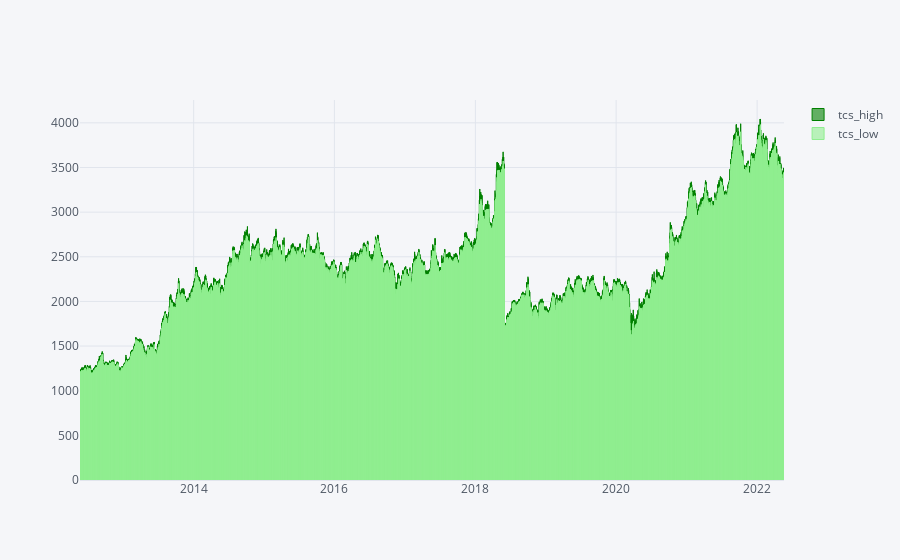

The notebook cell saved with this chart:
### Markdown cell above
## High vs Low - TCS

### Code cell
plt.style.use("dark_background")
h_l_tcs=pd.DataFrame()
h_l_tcs["tcs_high"]=pd.Series(df.High)
h_l_tcs["tcs_low"]=pd.Series(df.Low)
h_l_tcs["Date"]=df.Date
h_l_tcs=h_l_tcs.set_index(["Date"])
h_l_tcs.iplot(kind="bar",color=["green","lightgreen"])

### Figure 1 — Plotly figure (JSON) as saved in the notebook; plotly's stock layout.template omitted (floating-point values rounded to 4 significant figures; data arrays with more than 128 entries replaced by an {"elided": "..."} marker saying what was removed)
{"data": [{"marker": {"color": "rgba(0, 128, 0, 0.6)", "line": {"color": "rgba(0, 128, 0, 1.0)", "width": 1}}, "name": "tcs_high", "orientation": "v", "text": "", "type": "bar", "x": {"elided": "2475 str values"}, "y": {"elided": "2475 float values"}}, {"marker": {"color": "rgba(144, 238, 144, 0.6)", "line": {"color": "rgba(144, 238, 144, 1.0)", "width": 1}}, "name": "tcs_low", "orientation": "v", "text": "", "type": "bar", "x": {"elided": "2475 str values"}, "y": {"elided": "2475 float values"}}], "layout": {"legend": {"bgcolor": "#F5F6F9", "font": {"color": "#4D5663"}}, "paper_bgcolor": "#F5F6F9", "plot_bgcolor": "#F5F6F9", "title": {"font": {"color": "#4D5663"}}, "xaxis": {"gridcolor": "#E1E5ED", "showgrid": true, "tickfont": {"color": "#4D5663"}, "title": {"font": {"color": "#4D5663"}, "text": ""}, "zerolinecolor": "#E1E5ED"}, "yaxis": {"gridcolor": "#E1E5ED", "showgrid": true, "tickfont": {"color": "#4D5663"}, "title": {"font": {"color": "#4D5663"}, "text": ""}, "zerolinecolor": "#E1E5ED"}}}
